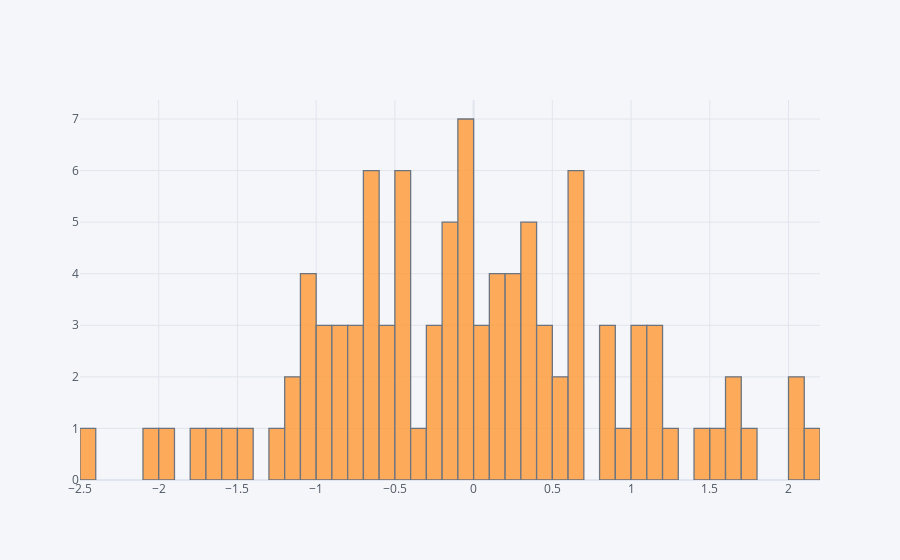

This figure's notebook cell:
### Markdown cell above
# Histogram Plot

### Code cell
df['A'].iplot(kind='hist',bins=50)

### Figure 1 — Plotly figure (JSON) as saved in the notebook; plotly's stock layout.template omitted (floating-point values rounded to 4 significant figures)
{"data": [{"histfunc": "count", "histnorm": "", "marker": {"color": "rgba(255, 153, 51, 1.0)", "line": {"color": "#4D5663", "width": 1.3}}, "name": "A", "nbinsx": 50, "opacity": 0.8, "orientation": "v", "type": "histogram", "x": [-0.2281, 0.6787, 1.652, -0.6605, -0.5196, 0.02056, -0.4397, 0.4141, 0.4108, 0.8646, 0.2119, 0.6517, -0.33, -0.487, -0.222, -0.8048, -1.185, -0.4978, 1.621, 0.8225, -1.29, 0.01462, 1.141, 0.8281, 2.024, -0.4866, 1.039, 1.228, -0.1894, -0.1498, 0.6836, 0.3239, -0.07198, -0.6379, -0.1549, 1.789, 2.018, 0.2075, 0.1979, 1.066, 0.6559, -0.9927, -1.568, -0.5753, -0.02961, -2.468, 1.516, -1.011, 0.3634, 0.6476, 1.407, 0.5351, -0.04656, 2.166, 0.1406, -0.8352, -0.9905, 0.3027, -0.6971, -0.1749, 0.1868, -0.9287, -0.03202, 1.119, 1.098, 0.3465, -0.03384, -0.5244, -1.031, -1.077, -0.7197, 1.136, -0.006894, -0.1625, -0.004439, 0.2235, -0.6338, 0.283, -0.2843, -1.675, -0.66, 0.1176, -0.8551, -1.444, -1.724, 0.09323, -2.024, 0.5903, 0.3521, -0.4741, -1.197, -0.6829, -1.012, -1.906, 0.9973, 0.4598, -0.7315, -0.4034, -0.7194, 0.6436]}], "layout": {"barmode": "overlay", "legend": {"bgcolor": "#F5F6F9", "font": {"color": "#4D5663"}}, "paper_bgcolor": "#F5F6F9", "plot_bgcolor": "#F5F6F9", "title": {"font": {"color": "#4D5663"}}, "xaxis": {"gridcolor": "#E1E5ED", "showgrid": true, "tickfont": {"color": "#4D5663"}, "title": {"font": {"color": "#4D5663"}, "text": ""}, "zerolinecolor": "#E1E5ED"}, "yaxis": {"gridcolor": "#E1E5ED", "showgrid": true, "tickfont": {"color": "#4D5663"}, "title": {"font": {"color": "#4D5663"}, "text": ""}, "zerolinecolor": "#E1E5ED"}}}
